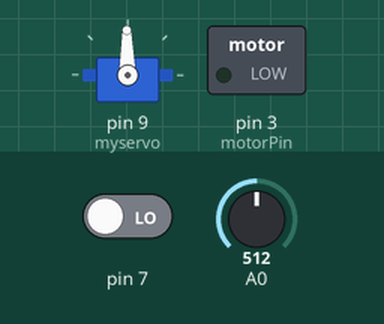
The sketch below on a simulated Arduino Uno, built with avr-gcc and run on an emulated ATmega328P. Parts: servo, switched loads named in the sketch (green lamp = pin HIGH). Inputs (shaded band) come from the test bench; at power-on: A0 = 512, pin 7 LOW.

Above: at 1.2 s.
1.3 s: A0 set to 716
At 2.2 s:
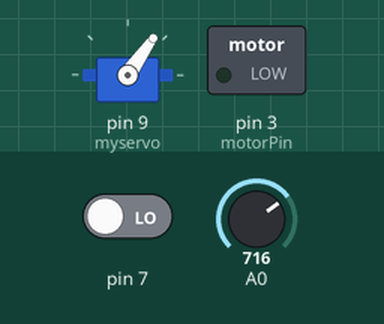
2.8 s: pin 7 driven HIGH
At 3.5 s:
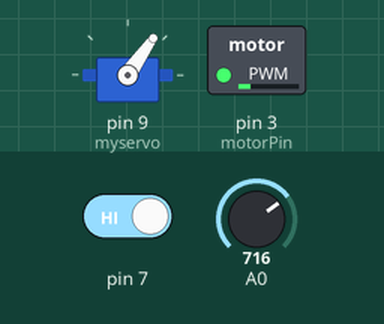
4.3 s: A0 set to 900
At 4.6 s:
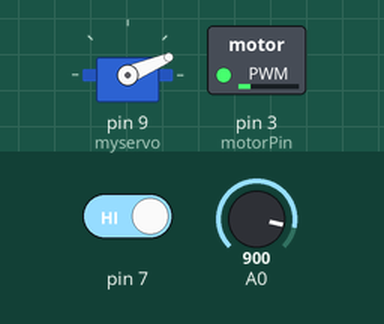
5.8 s: pin 7 driven LOW
At 6.8 s:
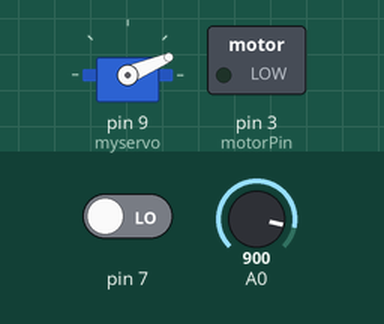
7.3 s: A0 set to 1023
At 8.0 s:
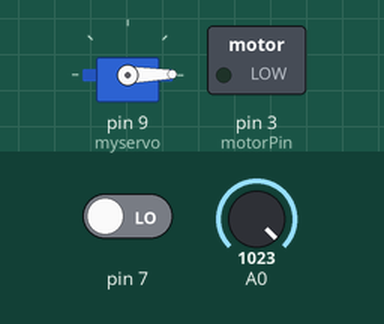
8.8 s: pin 7 driven HIGH
At 9.3 s:
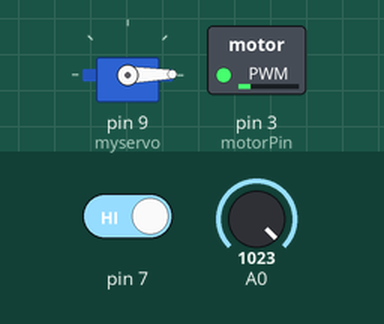
Timing chart, 0 to 11.3 s (numbered marks = the images above; inputs shaded):
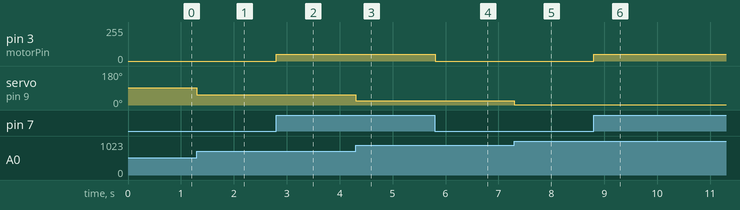

Measured:
- after the input at 1.3 s, servo on pin 9 (myservo): 91° → 55° at once
- after the input at 2.8 s, pin 3 (motorPin): 0/255 → 50/255 at once
- after the input at 4.3 s, servo on pin 9 (myservo): 55° → 23° at once
- after the input at 5.8 s, pin 3 (motorPin): 50/255 → 0/255 at once
- after the input at 7.3 s, servo on pin 9 (myservo): 23° → 1° at once
- after the input at 8.8 s, pin 3 (motorPin): 0/255 → 50/255 at once

The sketch:

lab5.ino
```cpp
#include <Servo.h>

/*************** servo ********************/
Servo myservo;
int val;

/*************** tilt sensor ********************/
int tiltState = 0;

/*************** motor ********************/
int motorPin = 3;

void setup()
{
  myservo.attach(9);

  //tilt sensor
  pinMode(7, INPUT);

  //motor
  pinMode(motorPin, OUTPUT);
}

void loop()
{
  //servo
  val = analogRead(0);
  val = map(val, 0, 1023, 180, 1);
  myservo.write(val);
  delay(5);

  tiltState = digitalRead(7);

    if (tiltState == HIGH) // This if statement will prevent the user from entering invalid motor speeds
    {
      analogWrite(motorPin, 50);
    }
    else {
      analogWrite(motorPin, 0);
    }
}
```
